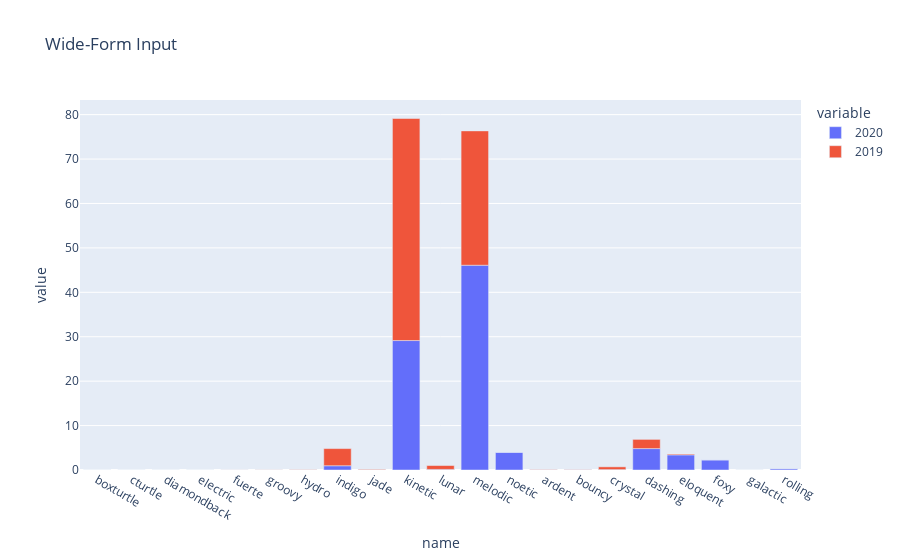

The notebook cell saved with this chart:
### Code cell
fig = px.bar(distro_df, x="name", y=["2020", "2019"], title="Wide-Form Input")
fig.show()

### Figure 1 — Plotly figure (JSON) as saved in the notebook; plotly's stock layout.template omitted (floating-point values rounded to 4 significant figures)
{"data": [{"alignmentgroup": "True", "hovertemplate": "variable=2020<br>name=%{x}<br>value=%{y}<extra></extra>", "legendgroup": "2020", "marker": {"color": "#636efa"}, "name": "2020", "offsetgroup": "2020", "orientation": "v", "showlegend": true, "textposition": "auto", "type": "bar", "x": ["boxturtle", "cturtle", "diamondback", "electric", "fuerte", "groovy", "hydro", "indigo", "jade", "kinetic", "lunar", "melodic", "noetic", "ardent", "bouncy", "crystal", "dashing", "eloquent", "foxy", "galactic", "rolling"], "xaxis": "x", "y": [0, 0, 0, 0, 0, 0, 0, 0.96, 0, 29.14, 0.13, 46.1, 3.99, 0.01, 0.02, 0.09, 4.82, 3.41, 2.28, 0, 0.3], "yaxis": "y"}, {"alignmentgroup": "True", "hovertemplate": "variable=2019<br>name=%{x}<br>value=%{y}<extra></extra>", "legendgroup": "2019", "marker": {"color": "#EF553B"}, "name": "2019", "offsetgroup": "2019", "orientation": "v", "showlegend": true, "textposition": "auto", "type": "bar", "x": ["boxturtle", "cturtle", "diamondback", "electric", "fuerte", "groovy", "hydro", "indigo", "jade", "kinetic", "lunar", "melodic", "noetic", "ardent", "bouncy", "crystal", "dashing", "eloquent", "foxy", "galactic", "rolling"], "xaxis": "x", "y": [0, 0, 0, 0, 0.01, 0.02, 0.05, 3.86, 0.12, 49.99, 0.87, 30.24, 0, 0.06, 0.05, 0.62, 2.07, 0.19, 0, 0, 0], "yaxis": "y"}], "layout": {"barmode": "relative", "legend": {"title": {"text": "variable"}, "tracegroupgap": 0}, "title": {"text": "Wide-Form Input"}, "xaxis": {"anchor": "y", "domain": [0, 1], "title": {"text": "name"}}, "yaxis": {"anchor": "x", "domain": [0, 1], "title": {"text": "value"}}}}
